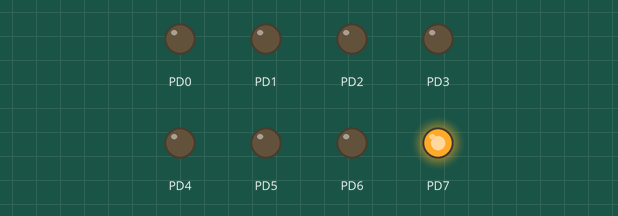
Recording of a program running on a simulated ATmega328P, built with avr-gcc and emulated at 16 MHz. Shown: output pins drawn as LEDs (lit = HIGH).

Above: at 0.5 s.
At 2.5 s:
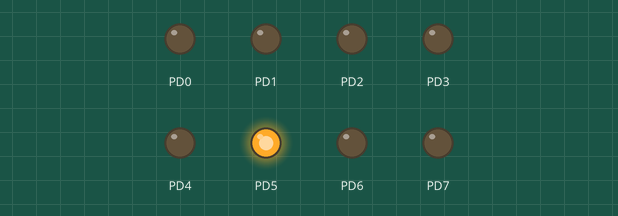
At 3.5 s:
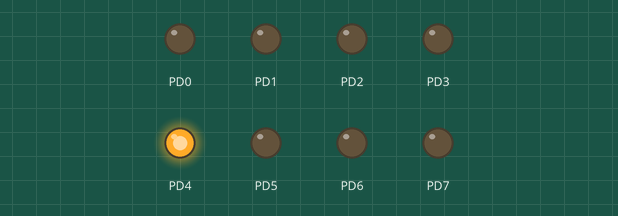
At 4.5 s:
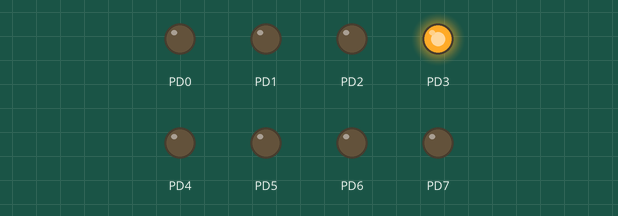
At 6.5 s:
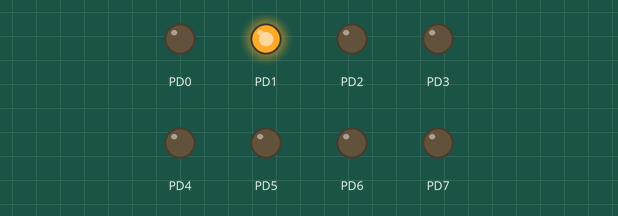
At 9.5 s:
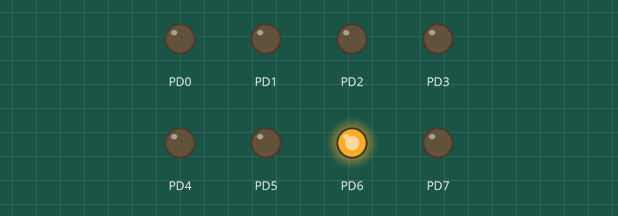
Timing chart, 0 to 10.4 s (numbered marks = the images above):
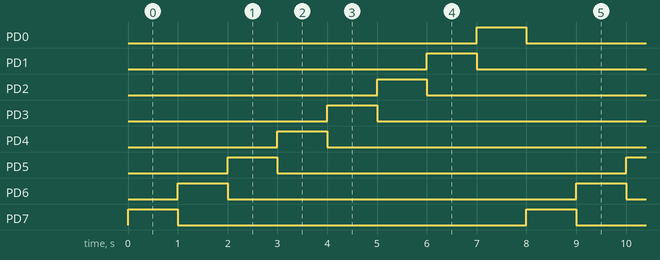

The program:

main.c
```c
/*
 * LED_003.c
 *
 * Created: 2016-11-22 오후 8:42:10
 * Author : Exterra
 */

#define F_CPU 16000000L
#include <avr/io.h>
#include <util/delay.h>

int main(void)
{

	DDRD = 0xFF;

    /* Replace with your application code */
    while (1)
    {
		PORTD = 0x80;
		_delay_ms(1000); // 1번 패턴
		PORTD = 0x40;
		_delay_ms(1000); // 2번 패턴
		PORTD = 0x20;
		_delay_ms(1000); // 3번 패턴
		PORTD = 0x10;
		_delay_ms(1000); // 4번 패턴
		PORTD = 0x08;
		_delay_ms(1000); // 5번 패턴
		PORTD = 0x04;
		_delay_ms(1000); // 6번 패턴
		PORTD = 0x02;
		_delay_ms(1000); // 7번 패턴
		PORTD = 0x01;
		_delay_ms(1000); // 8번 패턴

    }
	return 1;
}
```

Measured:
- by itself, PD0–7: alternates HIGH for 1.0 s and LOW for 7.0 s
- by itself, everything shown: repeats every 8.0 s, in 8 steps
